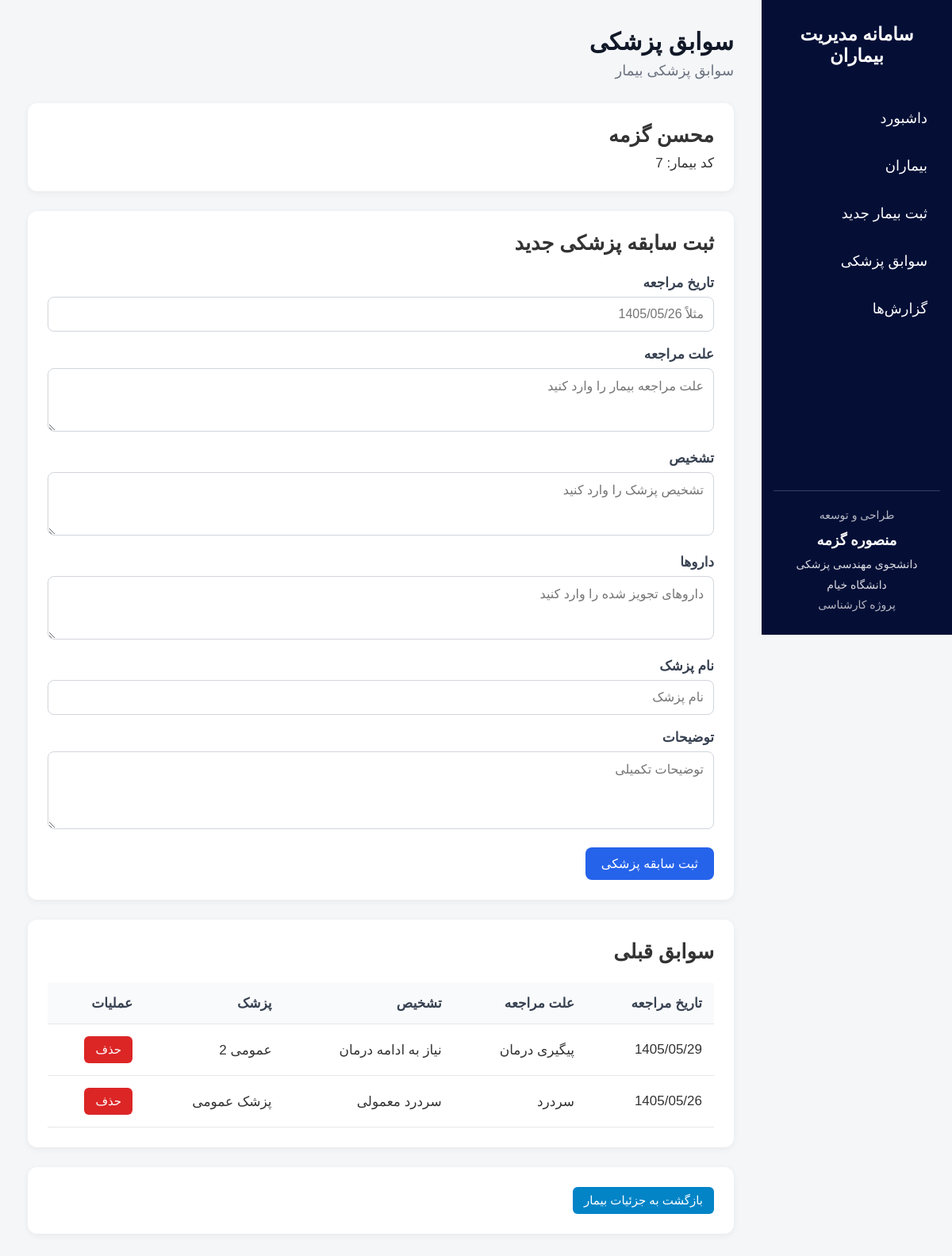
Page /patient/7/medical-records on the committed database.
### tables this page shows
CREATE TABLE patients (
            id INTEGER PRIMARY KEY AUTOINCREMENT,
            first_name TEXT NOT NULL,
            last_name TEXT NOT NULL,
            national_id TEXT,
            birth_date TEXT,
            gender TEXT,
            phone TEXT,
            blood_type TEXT,
            weight REAL,
            height REAL,
            emergency_phone TEXT,
            medical_history TEXT,
            allergies TEXT,
            notes TEXT
        );

CREATE TABLE medical_records (
            id INTEGER PRIMARY KEY AUTOINCREMENT,

            patient_id INTEGER NOT NULL,

            visit_date TEXT,

            reason TEXT,

            diagnosis TEXT,

            medications TEXT,

            doctor_name TEXT,

            notes TEXT,

            FOREIGN KEY (patient_id)
                REFERENCES patients(id)
                ON DELETE CASCADE
        );

### app.py (the view)
@app.route(
    "/patient/<int:patient_id>/medical-records",
    methods=["GET"]
)
def medical_records(patient_id):
    connection = get_database_connection()
    patient = connection.execute(
        """
        SELECT *
        FROM patients
        WHERE id = ?
        """,
        (patient_id,)
    ).fetchone()
    if patient is None:
        connection.close()
        return "بیمار پیدا نشد", 404
    records = connection.execute(
        """
        SELECT *
        FROM medical_records
        WHERE patient_id = ?
        ORDER BY id DESC
        """,
        (patient_id,)
    ).fetchall()
    connection.close()
    return render_template(
        "medical_records.html",
        patient=patient,
        records=records
    )

### app.py (called while the page is built)
def get_database_connection():
    connection = sqlite3.connect("patients.db")
    connection.row_factory = sqlite3.Row
    return connection

### templates/medical_records.html (shortened to what this page needs)
{% extends "base.html" %}
{% block content %}
<div class="page-header">
    <h1>
        سوابق پزشکی
    </h1>
    <p>
        سوابق پزشکی بیمار
    </p>
</div>
<div class="card">
    <h2 style="margin-bottom: 10px;">
        {{ patient["first_name"] }}
        {{ patient["last_name"] }}
    </h2>
    <p>
        کد بیمار:
        {{ patient["id"] }}
    </p>
</div>
<div class="card">
    <h2 style="margin-bottom: 25px;">
        ثبت سابقه پزشکی جدید
    </h2>
    <form
        method="POST"
        action="/patient/{{ patient['id'] }}/medical-records"
    >
        <div class="form-group">
            <label>
                تاریخ مراجعه
            </label>
            <input
                type="text"
                name="visit_date"
                placeholder="مثلاً 1405/05/26"
                required
            >
        </div>
        <div class="form-group">
            <label>
                علت مراجعه
            </label>
            <textarea
                name="reason"
                rows="3"
                placeholder="علت مراجعه بیمار را وارد کنید"
            ></textarea>
        </div>
        <div class="form-group">
            <label>
                تشخیص
            </label>
            <textarea
                name="diagnosis"
                rows="3"
                placeholder="تشخیص پزشک را وارد کنید"
            ></textarea>
        </div>
        <div class="form-group">
            <label>
                داروها
            </label>
            <textarea
                name="medications"
                rows="3"
                placeholder="داروهای تجویز شده را وارد کنید"
            ></textarea>
        </div>
        <div class="form-group">
            <label>
                نام پزشک
            </label>
            <input
                type="text"
                name="doctor_name"
                placeholder="نام پزشک"
            >
        </div>
        <div class="form-group">
            <label>
                توضیحات
            </label>
            <textarea
                name="notes"
                rows="4"
                placeholder="توضیحات تکمیلی"
            ></textarea>
        </div>
        <button
            type="submit"
            class="primary-button"
        >
            ثبت سابقه پزشکی
        </button>
    </form>
</div>
<div class="card">
    <h2 style="margin-bottom: 25px;">
        سوابق قبلی
    </h2>
    {% if records %}
    <table>
        <thead>
            <tr>
                <th>
                    تاریخ مراجعه
                </th>
                <th>
                    علت مراجعه
                </th>
                <th>
                    تشخیص
                </th>
                <th>
                    پزشک
                </th>
                <th>
                    عملیات
                </th>
            </tr>
        </thead>
        <tbody>
            {% for record in records %}
            <tr>
                <td>
                    {{ record["visit_date"] or "-" }}
                </td>
                <td>
                    {{ record["reason"] or "-" }}
                </td>
                <td>
                    {{ record["diagnosis"] or "-" }}
                </td>
                <td>
                    {{ record["doctor_name"] or "-" }}
                </td>
                <td>
                    <form
                        method="POST"
                        action="/medical-record/{{ record['id'] }}/delete"
                        style="display: inline;"
                        onsubmit="return confirm('آیا از حذف این سابقه پزشکی مطمئن هستید؟');"
                    >
                    <button
                            type="submit"
                            class="delete-button"
                        >
                            حذف
                        </button>
                    </form>
                </td>
            </tr>
            {% endfor %}
        </tbody>
    </table>
    {% else %}
    <div class="empty">
        هنوز سابقه پزشکی برای این بیمار ثبت نشده است.
    </div>
    {% endif %}
</div>
<div class="card">
    <a
        href="/patient/{{ patient['id'] }}"
        class="details-button"
    >
        بازگشت به جزئیات بیمار
    </a>
</div>
{% endblock %}

### templates/base.html (style rules this page uses)
* { box-sizing: border-box; margin: 0; padding: 0; }
html { direction: rtl; }
body { margin: 0; font-family: Calibri, Arial, sans-serif; background-color: #f4f6f8; color: #333; direction: rtl; text-align: right; font-size: 17px; }
.page-header { margin-bottom: 30px; }
.page-header h1 { font-size: 30px; color: #111827; margin-bottom: 8px; }
.page-header p { color: #6b7280; font-size: 18px; }
.card { background-color: white; padding: 25px; border-radius: 12px; box-shadow: 0 2px 8px rgba(0, 0, 0, 0.06); margin-bottom: 25px; }
.primary-button { display: inline-block; background-color: #2563eb; color: white; border: none; text-decoration: none; padding: 11px 20px; border-radius: 8px; cursor: pointer; font-family: inherit; font-size: 16px; }
.details-button { display: inline-block; background-color: #0284c7; color: white; text-decoration: none; padding: 8px 14px; border-radius: 6px; font-size: 15px; }
.delete-button { background-color: #dc2626; color: white; border: none; padding: 8px 14px; border-radius: 6px; cursor: pointer; font-family: inherit; font-size: 15px; }
input, select, textarea { width: 100%; padding: 12px; border: 1px solid #d1d5db; border-radius: 8px; font-family: inherit; font-size: 16px; direction: rtl; text-align: right; }
label { display: block; margin-bottom: 7px; font-weight: bold; color: #374151; }
.form-group { margin-bottom: 18px; }
table { width: 100%; border-collapse: collapse; direction: rtl; }
th, td { padding: 15px; text-align: right; border-bottom: 1px solid #e5e7eb; }
th { background-color: #f9fafb; color: #374151; }

### rows in the picture
patients: first_name "محسن", last_name "گزمه", id "7"
medical_records: visit_date "1405/05/29", reason "پیگیری درمان", diagnosis "نیاز به ادامه درمان", doctor_name "عمومی 2"
medical_records: visit_date "1405/05/26", reason "سردرد", diagnosis "سردرد معمولی", doctor_name "پزشک عمومی"
